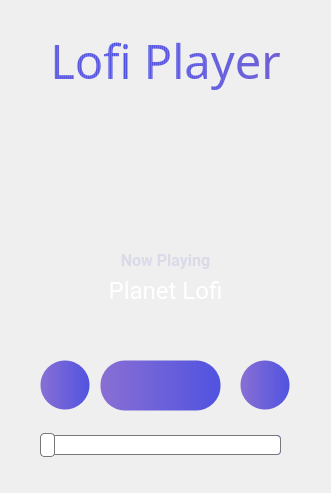
<?xml version="1.0" encoding="UTF-8"?>
<ui version="4.0">
 <class>lofi</class>
 <widget class="QMainWindow" name="lofi">
  <property name="windowModality">
   <enum>Qt::NonModal</enum>
  </property>
  <property name="enabled">
   <bool>true</bool>
  </property>
  <property name="geometry">
   <rect>
    <x>0</x>
    <y>0</y>
    <width>331</width>
    <height>493</height>
   </rect>
  </property>
  <property name="minimumSize">
   <size>
    <width>331</width>
    <height>493</height>
   </size>
  </property>
  <property name="maximumSize">
   <size>
    <width>331</width>
    <height>493</height>
   </size>
  </property>
  <property name="acceptDrops">
   <bool>false</bool>
  </property>
  <property name="windowTitle">
   <string>lofi</string>
  </property>
  <property name="toolTipDuration">
   <number>-1</number>
  </property>
  <property name="layoutDirection">
   <enum>Qt::LeftToRight</enum>
  </property>
  <property name="autoFillBackground">
   <bool>false</bool>
  </property>
  <property name="styleSheet">
   <string notr="true"> lofi{
	background-color:#FFFFFF ;
}

QPushButton{
 	border-style: solid;
 	border-width:1px;
 	border-radius:25px;
	background-color:qlineargradient(spread:reflect, x1:0.995098, y1:0, x2:0, y2:0, stop:0 rgba(80, 83, 224, 255), stop:1 rgba(137, 111, 211, 255));
}

QPushButton:hover{
	background-color:qlineargradient(spread:reflect, x1:0.995098, y1:0, x2:0, y2:0, stop:0 rgba(137, 111, 211, 255), stop:1 rgba(80, 83, 224, 255));
	background-color:qlineargradient(spread:reflect, x1:0.895098, y1:0, x2:0, y2:0, stop:0 rgba(80, 83, 224, 255), stop:1 rgba(137, 111, 211, 255));
}

QLabel#Toplabel{
	color:qlineargradient(spread:reflect, x1:0.995098, y1:0, x2:0, y2:0, stop:0 rgba(80, 83, 224, 255), stop:1 rgba(137, 111, 211, 255));
}

QLabel#Playinglabel{
	color:#dadae9;
}
QLabel#Backgroundlabel{
	border-radius:20px;
}

QLabel#FMlabel{
	color:white;
}

QSlider::groove:horizontal {

background: qlineargradient(spread:reflect, x1:0.895098, y1:0, x2:0, y2:0, stop:0 rgba(80, 83, 224, 255), stop:1 rgba(137, 111, 211, 255));;
height: 20px;
border-radius: 4px;
}

QSlider::sub-page:horizontal {
background: qlineargradient(spread:reflect, x1:0.995098, y1:0, x2:0, y2:0, stop:0 rgba(80, 83, 224, 255), stop:1 rgba(137, 111, 211, 255));
border: 1px solid #777;
height: 10px;
border-radius: 4px;
}

QSlider::add-page:horizontal {
background: #fff;
border: 1px solid #777;
height: 10px;
border-radius: 4px;
}

QSlider::handle:horizontal {
background: white;
border: 1px solid #777;
width: 13px;
margin-top: -2px;
margin-bottom: -2px;
border-radius: 4px;
}

QSlider::handle:horizontal:hover {
background: white;
border: 1px solid #444;
border-radius: 4px;
}

QSlider::sub-page:horizontal:disabled {
background: #bbb;
border-color: #999;
}

QSlider::add-page:horizontal:disabled {
background: #eee;
border-color: #999;
}

QSlider::handle:horizontal:disabled {
background: #eee;
border: 1px solid #aaa;
border-radius: 4px;
}

QPushButton#pushbutton{
 	border-style: solid;
 	border-width:1px;
 	border-radius:25px;
	background-color:qlineargradient(spread:reflect, x1:0.995098, y1:0, x2:0, y2:0, stop:0 rgba(80, 83, 224, 255), stop:1 rgba(137, 111, 211, 255));
}



</string>
  </property>
  <property name="windowFilePath">
   <string/>
  </property>
  <property name="documentMode">
   <bool>false</bool>
  </property>
  <property name="tabShape">
   <enum>QTabWidget::Rounded</enum>
  </property>
  <widget class="QWidget" name="centralwidget">
   <property name="autoFillBackground">
    <bool>false</bool>
   </property>
   <widget class="QLabel" name="Toplabel">
    <property name="geometry">
     <rect>
      <x>0</x>
      <y>30</y>
      <width>331</width>
      <height>61</height>
     </rect>
    </property>
    <property name="font">
     <font>
      <family>Bebas Neue</family>
      <pointsize>35</pointsize>
      <weight>50</weight>
      <bold>false</bold>
     </font>
    </property>
    <property name="text">
     <string>Lofi Player</string>
    </property>
    <property name="scaledContents">
     <bool>false</bool>
    </property>
    <property name="alignment">
     <set>Qt::AlignCenter</set>
    </property>
   </widget>
   <widget class="QPushButton" name="Button">
    <property name="enabled">
     <bool>true</bool>
    </property>
    <property name="geometry">
     <rect>
      <x>100</x>
      <y>360</y>
      <width>121</width>
      <height>51</height>
     </rect>
    </property>
    <property name="acceptDrops">
     <bool>false</bool>
    </property>
    <property name="autoFillBackground">
     <bool>false</bool>
    </property>
    <property name="text">
     <string notr="true"/>
    </property>
    <property name="icon">
     <iconset resource="resource.qrc">
      <normaloff>:/img/imgs/play.png</normaloff>
      <activeon>:/img/imgs/pause.png</activeon>:/img/imgs/play.png</iconset>
    </property>
    <property name="checkable">
     <bool>true</bool>
    </property>
    <property name="autoDefault">
     <bool>true</bool>
    </property>
    <property name="default">
     <bool>true</bool>
    </property>
    <property name="flat">
     <bool>false</bool>
    </property>
   </widget>
   <widget class="QFrame" name="frame">
    <property name="geometry">
     <rect>
      <x>50</x>
      <y>90</y>
      <width>231</width>
      <height>241</height>
     </rect>
    </property>
    <property name="frameShape">
     <enum>QFrame::NoFrame</enum>
    </property>
    <property name="frameShadow">
     <enum>QFrame::Raised</enum>
    </property>
    <widget class="QLabel" name="Backgroundlabel">
     <property name="geometry">
      <rect>
       <x>0</x>
       <y>0</y>
       <width>241</width>
       <height>251</height>
      </rect>
     </property>
     <property name="minimumSize">
      <size>
       <width>0</width>
       <height>0</height>
      </size>
     </property>
     <property name="styleSheet">
      <string notr="true">border-radius:30px;</string>
     </property>
     <property name="frameShape">
      <enum>QFrame::HLine</enum>
     </property>
     <property name="frameShadow">
      <enum>QFrame::Plain</enum>
     </property>
     <property name="lineWidth">
      <number>0</number>
     </property>
     <property name="text">
      <string/>
     </property>
     <property name="pixmap">
      <pixmap resource="resource.qrc">:/img/imgs/background.png</pixmap>
     </property>
     <property name="scaledContents">
      <bool>false</bool>
     </property>
    </widget>
    <widget class="QLabel" name="Playinglabel">
     <property name="geometry">
      <rect>
       <x>40</x>
       <y>150</y>
       <width>151</width>
       <height>41</height>
      </rect>
     </property>
     <property name="font">
      <font>
       <family>Roboto</family>
       <pointsize>12</pointsize>
       <weight>75</weight>
       <italic>false</italic>
       <bold>true</bold>
      </font>
     </property>
     <property name="text">
      <string>Now Playing</string>
     </property>
     <property name="alignment">
      <set>Qt::AlignCenter</set>
     </property>
    </widget>
    <widget class="QLabel" name="FMlabel">
     <property name="geometry">
      <rect>
       <x>10</x>
       <y>180</y>
       <width>211</width>
       <height>41</height>
      </rect>
     </property>
     <property name="font">
      <font>
       <family>Roboto</family>
       <pointsize>18</pointsize>
       <italic>false</italic>
      </font>
     </property>
     <property name="text">
      <string>Planet Lofi</string>
     </property>
     <property name="alignment">
      <set>Qt::AlignCenter</set>
     </property>
    </widget>
    <widget class="QLabel" name="label">
     <property name="geometry">
      <rect>
       <x>40</x>
       <y>40</y>
       <width>161</width>
       <height>111</height>
      </rect>
     </property>
     <property name="text">
      <string/>
     </property>
     <property name="pixmap">
      <pixmap resource="resource.qrc">:/img/imgs/music.png</pixmap>
     </property>
     <property name="scaledContents">
      <bool>true</bool>
     </property>
    </widget>
    <zorder>Backgroundlabel</zorder>
    <zorder>FMlabel</zorder>
    <zorder>Playinglabel</zorder>
    <zorder>label</zorder>
   </widget>
   <widget class="QPushButton" name="pushButton">
    <property name="geometry">
     <rect>
      <x>240</x>
      <y>360</y>
      <width>50</width>
      <height>50</height>
     </rect>
    </property>
    <property name="styleSheet">
     <string notr="true">border-radius:25px;</string>
    </property>
    <property name="text">
     <string/>
    </property>
    <property name="icon">
     <iconset resource="resource.qrc">
      <normaloff>:/img/imgs/next.png</normaloff>:/img/imgs/next.png</iconset>
    </property>
    <property name="iconSize">
     <size>
      <width>16</width>
      <height>16</height>
     </size>
    </property>
   </widget>
   <widget class="QPushButton" name="pushButton_2">
    <property name="geometry">
     <rect>
      <x>40</x>
      <y>360</y>
      <width>50</width>
      <height>50</height>
     </rect>
    </property>
    <property name="styleSheet">
     <string notr="true">border-radius: 25px;
</string>
    </property>
    <property name="text">
     <string/>
    </property>
    <property name="icon">
     <iconset resource="resource.qrc">
      <normaloff>:/img/imgs/previous.png</normaloff>:/img/imgs/previous.png</iconset>
    </property>
    <property name="iconSize">
     <size>
      <width>16</width>
      <height>16</height>
     </size>
    </property>
   </widget>
   <widget class="QSlider" name="volumeSlider">
    <property name="geometry">
     <rect>
      <x>40</x>
      <y>430</y>
      <width>241</width>
      <height>31</height>
     </rect>
    </property>
    <property name="orientation">
     <enum>Qt::Horizontal</enum>
    </property>
   </widget>
  </widget>
 </widget>
 <resources>
  <include location="resource.qrc"/>
 </resources>
 <connections/>
</ui>
